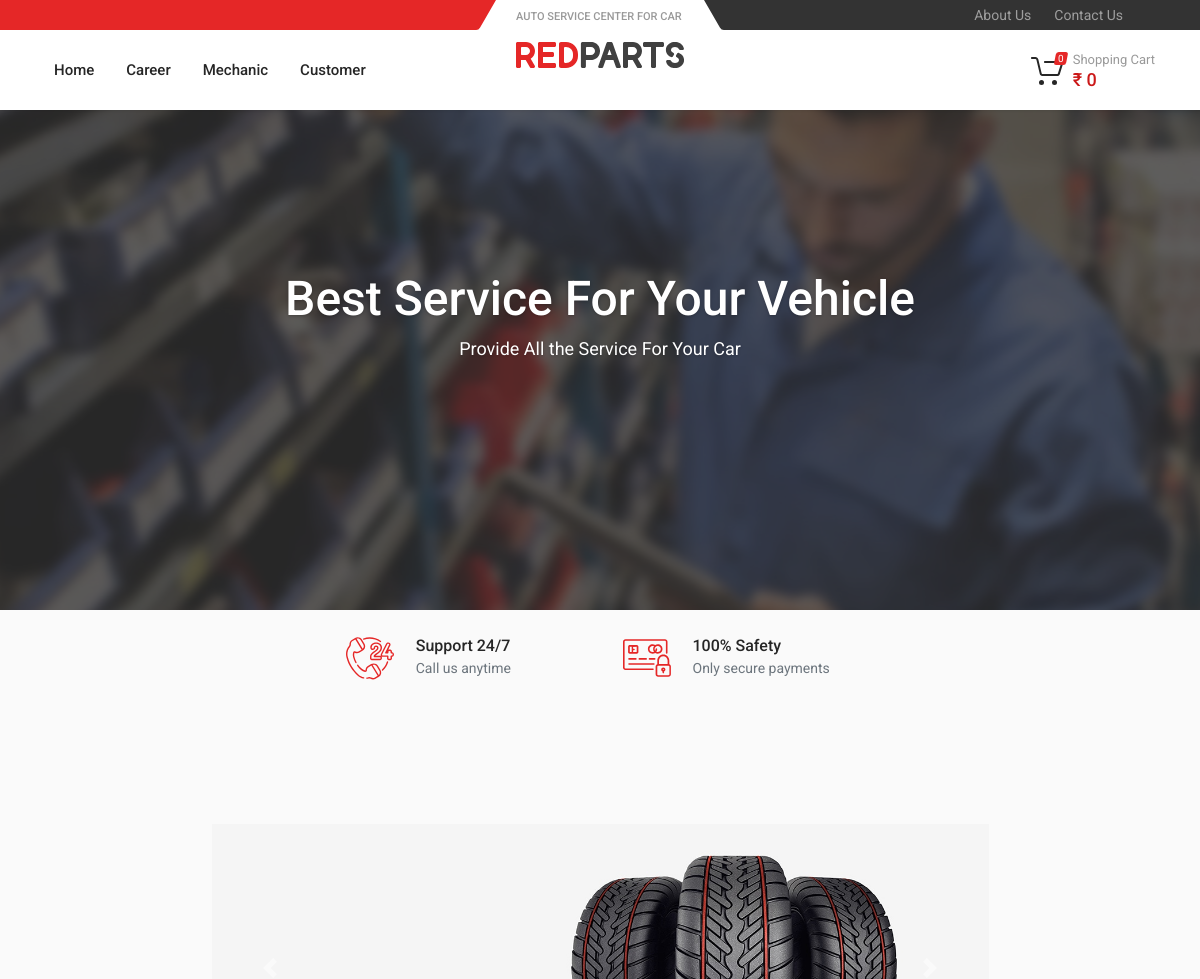
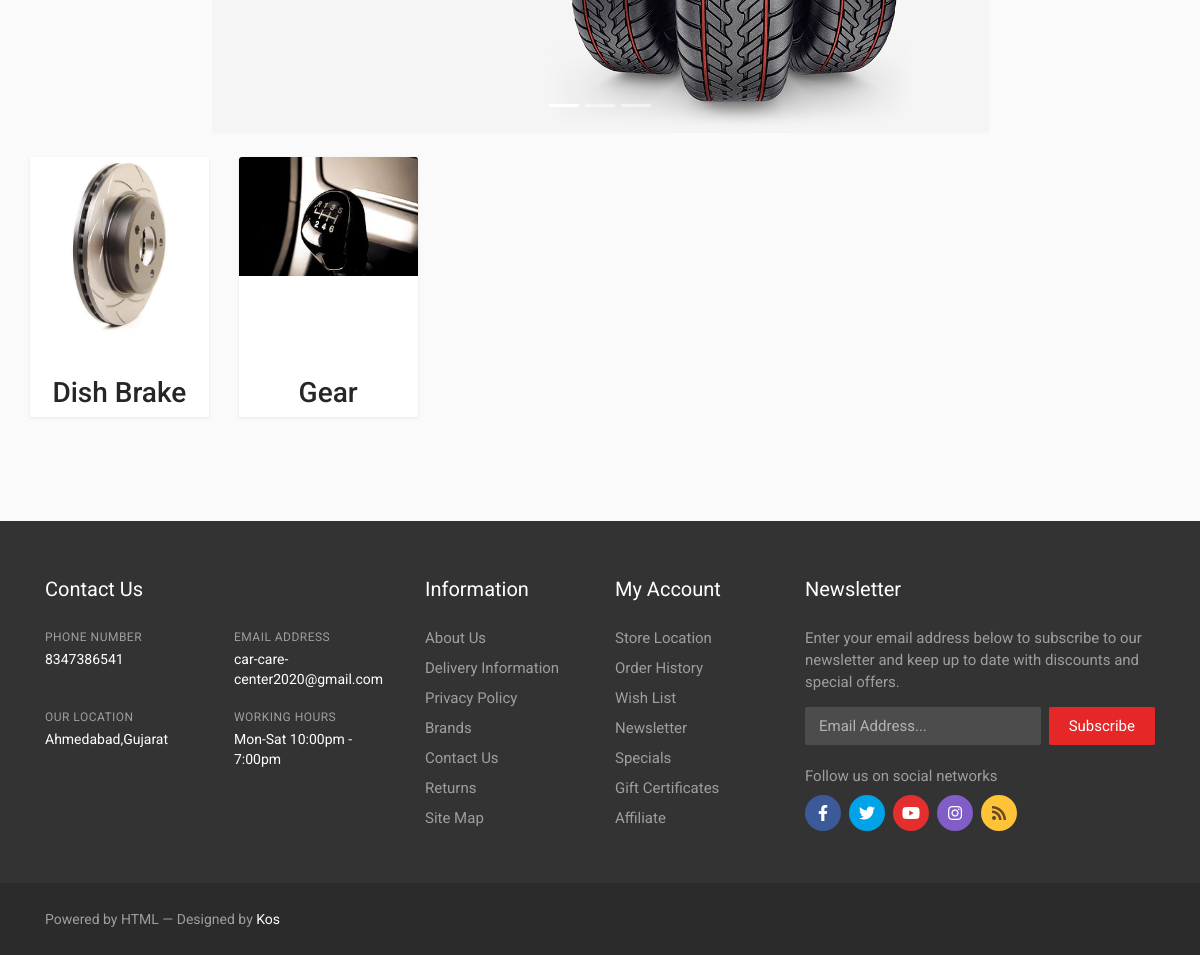
The page / on the database its author committed (2 pictures, top to bottom).
### CCC/models.py (models this page shows)
class parts_category(models.Model):
    name = models.CharField(max_length=50)
    image = models.ImageField()

### CCC/views.py (the view, shortened to what this page needs)
# urls.py: path('', views.index),
def index(request):
    part = parts_category.objects.all()
    if 'product_ids' in request.COOKIES:
        product_ids = request.COOKIES['product_ids']
        counter=product_ids.split('|')
        product_count_in_cart=len(set(counter))
    else:
        product_count_in_cart=0
    products=None
    total=0
    return render(request,"car/index.html",{'part':part,'product_count_in_cart':product_count_in_cart,'total':total})

### templates/car/index.html (shortened to what this page needs)
<!DOCTYPE html>
{% load static %}
<html lang="en" dir="ltr">
<head>
	<link rel="stylesheet" href="{% static  'vendor/bootstrap/css/bootstrap.css' %}">
	<link rel="stylesheet" href="{% static 'vendor/owl-carousel/assets/owl.carousel.min.css' %}">
	<link rel="stylesheet" href="{% static 'vendor/photoswipe/photoswipe.css' %}">
	<link rel="stylesheet" href="{% static 'vendor/photoswipe/default-skin/default-skin.css' %}">
	<link rel="stylesheet" href="{% static 'vendor/select2/css/select2.min.css' %}">
	<link rel="stylesheet" href="{% static 'css/style.css' %}">
	<link rel="stylesheet" href="{% static 'css/style.header-spaceship-variant-one.css' %}"
		media="(min-width: 1200px)">
	<link rel="stylesheet" href="{% static 'css/style.mobile-header-variant-one.css' %}" media="(max-width: 1199px)">
	<link href="{% static 'vendor/bootstrap/css/bootstrap.min.css' %}" rel="stylesheet">
	<link rel="stylesheet" href="{% static 'vendor/fontawesome/css/all.min.css' %}">
</head>
<body>
	{% include "car/base.html" %}
	<div class="site__body">
		<div class="block-finder block">
			<div class="decor block-finder__decor decor--type--bottom">
			</div>
			<div class="block-finder__image" style="background-image: url('static/images/finder-1903x500.jpg');"></div>
			<div class="block-finder__body container container--max--xl">
				<div class="block-finder__title">Best Service For Your Vehicle</div>
				<div class="block-finder__subtitle">Provide All the Service For Your Car</div>
			</div>
		</div>
		<div class="container center">
			<ul class="block-features__list">
				<li class="block-features__item">
				</li>
				<li class="block-features__item">
					<div class="block-features__item-icon"></div>
					<div class="block-features__item-info">
						<div class="block-features__item-title">Support 24/7</div>
						<div class="block-features__item-subtitle">Call us anytime</div>
					</div>
				</li>
				<li class="block-features__item">
					<div class="block-features__item-icon"></div>
					<div class="block-features__item-info">
						<div class="block-features__item-title">100% Safety</div>
						<div class="block-features__item-subtitle">Only secure payments</div>
					</div>
				</li>
				<li class="block-features__item"></li>
			</ul>
		</div>
	</div>
	<div class="block-space block-space--layout--divider-nl"></div>
	<div class="container">
		<div class="row">
		    <div class="col-lg-12">
                <div id="carouselExampleIndicators" class="carousel slide my-4" style="width: 70%;margin: auto;" data-ride="carousel">
                    <ol class="carousel-indicators">
                        <li data-target="#carouselExampleIndicators" data-slide-to="0" class="active"></li>
                        <li data-target="#carouselExampleIndicators" data-slide-to="1"></li>
                        <li data-target="#carouselExampleIndicators" data-slide-to="2"></li>
                    </ol>
                    <div class="carousel-inner"  role="listbox">
                        <div class="carousel-item active">
                            <img class="d-block img-fluid" src="{% static 'images/slides/slide-1.jpg' %}" alt="First slide">
                        </div>
                    </div>
                    <a class="carousel-control-prev" href="#carouselExampleIndicators" role="button" data-slide="prev">
                        <span class="carousel-control-prev-icon" aria-hidden="true"></span>
                    </a>
                    <a class="carousel-control-next" href="#carouselExampleIndicators" role="button" data-slide="next">
                        <span class="carousel-control-next-icon" aria-hidden="true"></span>
                    </a>
                </div>
			</div>
			<div class="row">
				{% for p in part %}
			  <div class="col-lg-3 col-md-6 mb-4">
				<div class="card h-100">
				  <a  href="/subcategory/{{p.id}}"><img class="card-img-top" src="{{p.image.url}}" alt="avatar"></a>
				  <div class="card-body">
				  </div>
				  <h3 style="text-align: center;">{{p.name}}</h3>
				</div>
			  </div>
			  {% endfor %}
			</div>
		  </div>
		</div>
	<div class="block-space block-space--layout--before-footer"></div>
	{% include "car/footer.html" %}
</body>
</html>

### rows shown on the page
parts_category: image (picture), name "Dish Brake"
parts_category: image (picture), name "Gear"

### other values the page prints
{{ product_count_in_cart }} "0"
{{ total }} "0"
